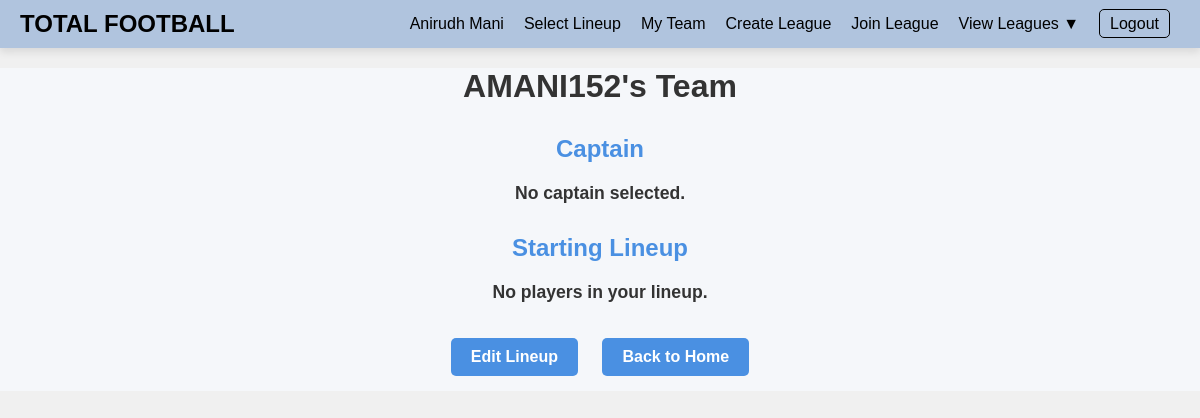
Screenshot of /my-team/ (signed in) with the database file from the repository.
### totalfootball/models.py (models this page shows, shortened)
class User(AbstractUser):
    email = models.EmailField(unique=True)
    team_name = models.CharField(max_length=100, blank=True, null=True)
    profile_image = models.ImageField(upload_to='profile_images/', blank=True, null=True)
    leagues = models.ManyToManyField('League', related_name='members', blank=True)

### totalfootball/views.py (the view)
# urls.py: path('my-team/', my_team_view, name='my_team'),
@login_required
def my_team_view(request):
    try:
        team = LeagueTeam.objects.get(user=request.user)
        players = team.starting_lineup.all()  # Retrieve all players in the lineup
        captain = team.captain
        captain_points = (captain.past_points or 0) * 2 if captain else 0
        non_captain_points = sum(player.past_points for player in players if player != captain)
        total_points = captain_points + non_captain_points
    except LeagueTeam.DoesNotExist:
        messages.error(request, "You haven't selected a team yet.")
        return redirect('select_lineup')
    context = {
        'team': team,
        'players': players,
        'captain': captain,
        'total_points': total_points,
    }
    return render(request, 'my_team.html', context)

### totalfootball/templates/my_team.html
{% extends "base.html" %}
{% block head %}
    <link rel="stylesheet" href="../static/header.css">
    <link rel="stylesheet" href="../static/my_team.css">
{% endblock %}
{% block content %}
    <div class="team-containter">
        <h1>{{ request.user.username }}'s Team</h1>
        <h2>Captain</h2>
        {% if captain %}
            <p>{{ captain.name }} - {{ captain.position }} ({{ captain.team }})</p>
        {% else %}
            <p>No captain selected.</p>
        {% endif %}
        <h2>Starting Lineup</h2>
        <ul>
            {% for player in players %}
                <li>{{ player.name }} - {{ player.position }} ({{ player.team }})</li>
            {% empty %}
                <p>No players in your lineup.</p>
            {% endfor %}
        </ul>
        <a href="{% url 'select_lineup' %}" class="mybutton">Edit Lineup</a>
        <a href="{% url 'homepage' %}" class="mybutton">Back to Home</a>
    </div>
{% endblock %}

### totalfootball/templates/base.html (shortened to what this page needs)
<!DOCTYPE html>
<html lang="en">
<head>
    {% load static %}
    {% block head %}
    {% endblock %}
</head>
<body>
    <div class="header-box" id="id_header_div">
        <div class="centered" id="id_site_name">
            <a href="/homepage">TOTAL FOOTBALL</a>
        </div>
        <div class="bottom" id="id_nav_profile">
            <a href="{% url 'profile' user.id %}">{{ user.first_name }} {{ user.last_name }}</a>
        </div>
        <div class="bottom" id="id_nav_global_stream">
            <a href="/select-lineup">Select Lineup</a>
        </div>
        <div class="bottom" id="id_nav_follower_stream">
            <a href="/my-team">My Team</a>
        </div>
        <div class="bottom" id="id_nav_follower_stream">
            <a href="/create-league">Create League</a>
        </div>
        <div class="bottom" id="id_nav_follower_stream">
            <a href="/join-league">Join League</a>
        </div>
        <div class="bottom dropdown" id="id_nav_view_leagues">
            <span>View Leagues ▼</span>
        </div>
        <div class="bottom" id="id_nav_logout">
            <a href="/logout">Logout</a>
        </div>
    </div>
    {% block content %}
    {% endblock %}
</body>
</html>

### totalfootball/static/header.css (style rules this page uses)
body { margin: 0; font-family: Arial, sans-serif; background-color: #f0f0f0; }
.header-box { display: flex; align-items: center; justify-content: space-between; background-color: #b0c4de; padding: 10px 20px; box-shadow: 0 4px 8px rgba(0, 0, 0, 0.1); }
#id_site_name a { font-size: 1.5rem; font-weight: bold; color: #000; text-decoration: none; }
#id_site_name { flex: 1; }
.bottom { margin: 0 10px; }
.bottom a { color: #000; text-decoration: none; font-size: 1rem; }
#id_nav_logout a { padding: 5px 10px; border: 1px solid #000; border-radius: 5px; }
.dropdown { position: relative; display: inline-block; }

### totalfootball/static/my_team.css (style rules this page uses)
.team-containter { font-family: Arial, sans-serif; background-color: #f5f7fa; color: #333; margin: 0; padding: 0; text-align: center; }
h1 { font-size: 2rem; margin-top: 20px; color: #333; }
h2 { font-size: 1.5rem; margin-top: 30px; color: #4a90e2; }
p { font-size: 1.1rem; margin: 10px 0; color: #333; font-weight: bold; }
ul { list-style-type: none; padding: 0; margin: 20px 0; }
.mybutton { display: inline-block; margin: 15px 10px; padding: 10px 20px; background-color: #4a90e2; color: #fff; text-decoration: none; border-radius: 5px; font-weight: bold; transition: background-color 0.3s; }

### rows the page displays
User: first_name "Anirudh", last_name "Mani", user.username "AMANI152"
